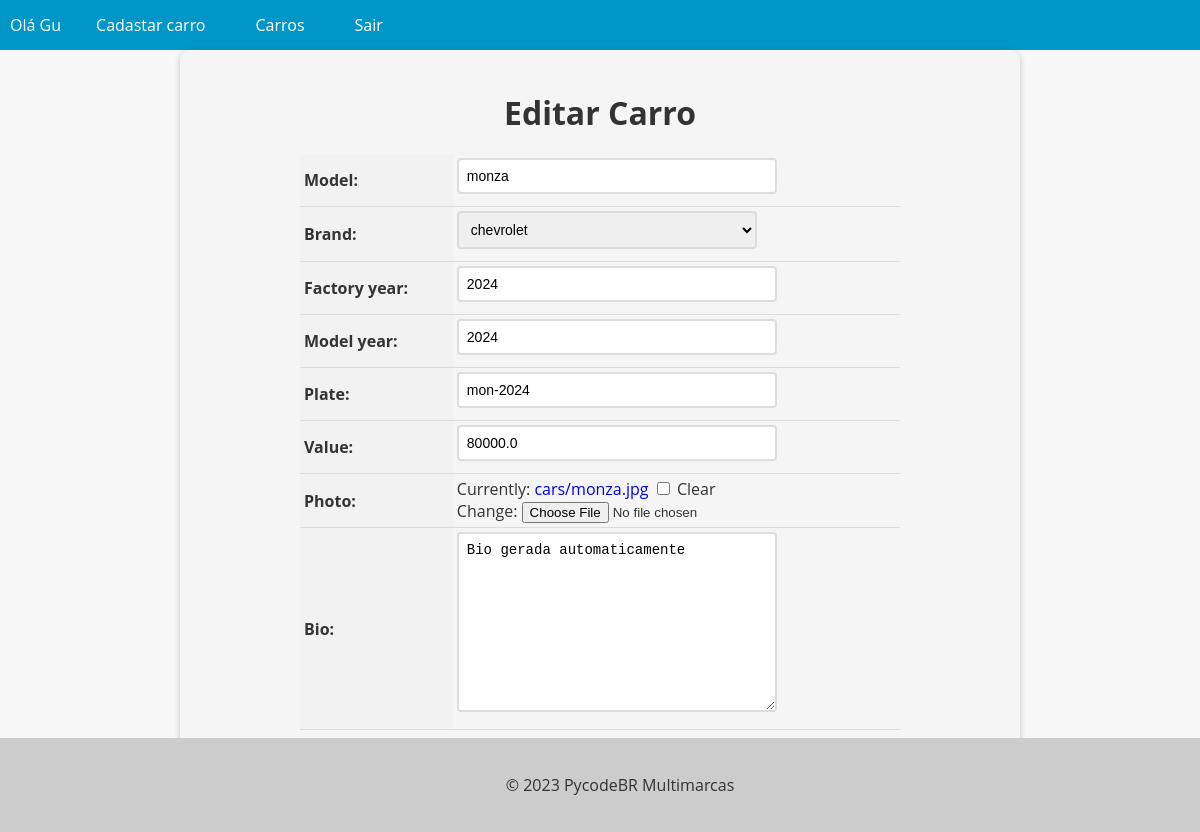
/car/10/update/ (signed in), run on an earlier commit of the app's database.
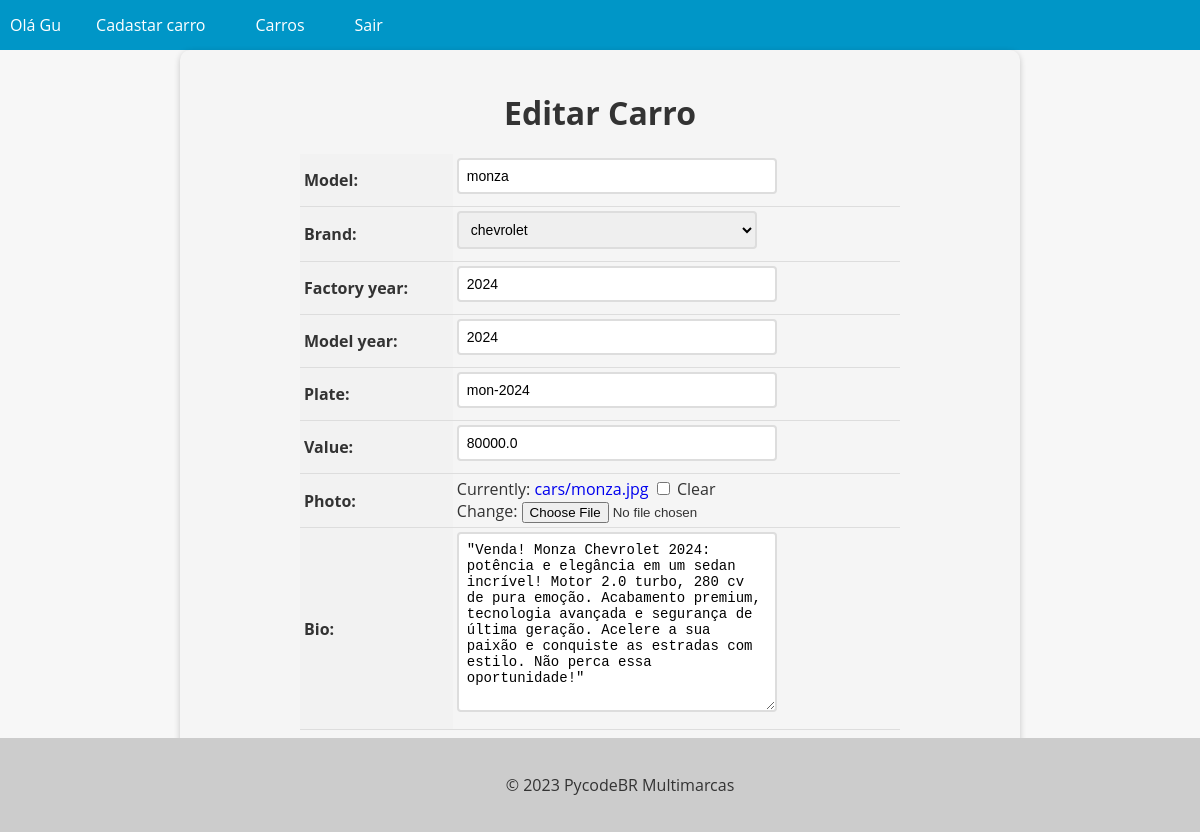
And on a later commit of the database.
### cars/models.py (models this page shows, shortened)
class Car(models.Model):
    id = models.AutoField(primary_key=True)
    model = models.CharField(max_length=255)
    brand = models.ForeignKey(
        Brand, on_delete=models.PROTECT, related_name='car_brand'
    )
    factory_year = models.IntegerField(blank=True, null=True)
    model_year = models.IntegerField(blank=True, null=True)
    plate = models.CharField(max_length=10, blank=True)
    value = models.FloatField(blank=True, null=True)
    photo = models.ImageField(upload_to='cars/', blank=True, null=True)
    bio = models.TextField(blank=True, null=True)

### cars/views.py (the view, shortened to what this page needs)
# urls.py: path('car/<int:pk>/update/', CarUpdateView.as_view(), name='car_update'),
@method_decorator(login_required(login_url='login'), name='dispatch')
class CarUpdateView(UpdateView):
    model = Car
    form_class = ModelCarForm
    template_name = 'car_update.html'

### cars/forms.py (shortened to what this page needs)
class ModelCarForm(forms.ModelForm):
    class Meta:
        model = Car
        fields = '__all__'

### cars/models.py (called while the page is built)
    def __str__(self) -> str:
        return self.brand

### cars/templates/car_update.html (shortened to what this page needs)
{% extends "base.html" %}
{% block content %}
  <form method="post" enctype="multipart/form-data">
    <h1>Editar Carro</h1>
    <table>
      {{ form.as_table }}
    </table>
    <div>
      <div class="buttons-container">
        <a href="{% url 'car_delete' pk=object.pk %}" class="btn btn-danger">Deletar Carro</a>
        <a href="{% url 'cars_list' %}" class="btn btn-secondary">Cancelar</a>
      </div>
    </div>
  </form>
{% endblock %}

What changed in the data, as far as the page shows it:
changed Car "monza": bio "Bio gerada automaticamente" → "\"Venda! Monza Chevrolet 2024: potência e elegância em um sedan incrível! Motor 2.0 turbo, 280 cv de pura emoção. Acabamento premium, tecnologia avançada e segurança de última geração. Acelere a sua paixão e conquiste as estradas com estilo. Não perca essa oportunidade!\""
